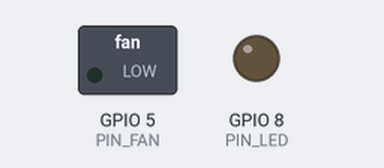
Simulated run of this sketch. Board: ESP32-C3. Parts: switched loads named in the sketch (green lamp = pin HIGH), output pins drawn as LEDs (lit = HIGH). What the sketch prints to the serial monitor is not drawn.

Above: at 0.0 s.
At 19.6 s:
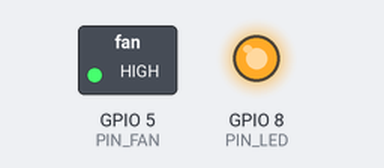
Timing chart, 0 to 21.1 s (numbered marks = the images above):
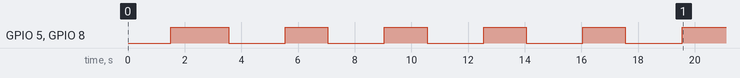

The sketch:

test_fan.ino
```cpp
/**
 * ============================================================
 * TEST QUẠT MINI 5V - ESP32-C3 SUPER MINI
 * ============================================================
 * Mục đích: Kiểm tra quạt mini hoạt động với chân 5V và GPIO5
 * KHÔNG cần WiFi, KHÔNG cần MQTT, KHÔNG cần Web Dashboard
 *
 * ĐẤU DÂY:
 *   Dây ĐỎ  (+) của quạt ──► Chân [ 5V  ] của ESP32-C3
 *   Dây ĐEN (-) của quạt ──► Chân [ GP5 ] (GPIO 5) của ESP32-C3
 *
 * CƠ CHẾ:
 *   GPIO5 = LOW  (0V)   → Quạt CHẠY  (chênh áp = 5V - 0V = 5V)
 *   GPIO5 = HIGH (3.3V) → Quạt DỪNG  (chênh áp = 5V - 3.3V ≈ 1.7V)
 *
 * CÁCH SỬ DỤNG:
 *   1. Nạp sketch này vào ESP32-C3
 *   2. Mở Serial Monitor ở tốc độ 115200 baud
 *   3. Quan sát quạt và đọc hướng dẫn trên Serial Monitor
 *   4. Gõ lệnh vào Serial Monitor để điều khiển:
 *        ON  → Bật quạt (GPIO5 = LOW)
 *        OFF → Tắt quạt (GPIO5 = HIGH)
 *        TEST → Tự động bật 2s rồi tắt 2s (lặp 5 lần)
 *        GND → Thử dùng chân G (GND thật) thay vì GPIO5
 * ============================================================
 */

#define PIN_FAN     5   // Dây ĐEN (-) cắm vào đây
#define PIN_LED     8   // LED onboard ESP32-C3 (báo trạng thái)

// LED onboard ESP32-C3: LOW = sáng, HIGH = tắt
#define LED_ON  LOW
#define LED_OFF HIGH

bool fanOn = false;

void setFan(bool state) {
  fanOn = state;
  if (state) {
    digitalWrite(PIN_FAN, LOW);   // GPIO5 = 0V → chênh 5V → quạt chạy
    digitalWrite(PIN_LED, LED_ON);
    Serial.println(">>> QUẠT: BẬT (GPIO5 = LOW = 0V) <<<");
    Serial.println("    Quạt phải đang CHẠY ngay bây giờ!");
  } else {
    digitalWrite(PIN_FAN, HIGH);  // GPIO5 = 3.3V → chênh ~1.7V → quạt dừng
    digitalWrite(PIN_LED, LED_OFF);
    Serial.println(">>> QUẠT: TẮT (GPIO5 = HIGH = 3.3V) <<<");
    Serial.println("    Quạt phải đã DỪNG ngay bây giờ!");
  }
}

void printMenu() {
  Serial.println("\n╔══════════════════════════════════════╗");
  Serial.println("║   TEST QUẠT MINI - ESP32-C3          ║");
  Serial.println("╠══════════════════════════════════════╣");
  Serial.println("║  Gõ lệnh vào Serial Monitor:         ║");
  Serial.println("║    ON   → Bật quạt (GPIO5 = LOW)     ║");
  Serial.println("║    OFF  → Tắt quạt (GPIO5 = HIGH)    ║");
  Serial.println("║    TEST → Tự test bật/tắt 5 lần      ║");
  Serial.println("║    GND  → Test với GND thật (chân G) ║");
  Serial.println("║    INFO → Hiển thị trạng thái        ║");
  Serial.println("╚══════════════════════════════════════╝");
  Serial.println();
}

void runAutoTest() {
  Serial.println("\n========== TỰ ĐỘNG TEST (5 lần bật/tắt) ==========");
  for (int i = 1; i <= 5; i++) {
    Serial.printf("\n--- Chu kỳ %d/5 ---\n", i);

    Serial.println("[BẬT] GPIO5 = LOW (0V) — Quạt phải CHẠY!");
    digitalWrite(PIN_FAN, LOW);
    digitalWrite(PIN_LED, LED_ON);
    delay(2000);

    Serial.println("[TẮT] GPIO5 = HIGH (3.3V) — Quạt phải DỪNG!");
    digitalWrite(PIN_FAN, HIGH);
    digitalWrite(PIN_LED, LED_OFF);
    delay(1500);
  }
  Serial.println("\n========== KẾT QUẢ KIỂM TRA ==========");
  Serial.println("Nếu quạt CHẠY khi BẬT và DỪNG khi TẮT → Mạch OK ✓");
  Serial.println("Nếu quạt KHÔNG CHẠY dù BẬT → Đọc hướng dẫn bên dưới:");
  Serial.println("  1. Kiểm tra dây ĐỎ cắm đúng chân 5V chưa?");
  Serial.println("  2. Kiểm tra dây ĐEN cắm đúng chân GP5 chưa?");
  Serial.println("  3. Quạt có thể cần dòng > 40mA → cần transistor");
  Serial.println("     Đo điện áp 2 đầu dây quạt khi BẬT = 5V là ổn");
  printMenu();
}

void runGndTest() {
  Serial.println("\n========== TEST VỚI CHÂN GND THẬT ==========");
  Serial.println("Chú ý: Bước này chỉ test phần nguồn, KHÔNG điều khiển được!");
  Serial.println("Hãy thử cắm dây ĐEN của quạt vào chân G (GND) của ESP32.");
  Serial.println("Nếu quạt CHẠY khi cắm vào G → Nguồn 5V OK, vấn đề ở GPIO5.");
  Serial.println("Nếu quạt KHÔNG CHẠY khi cắm vào G → Kiểm tra lại nguồn USB.");
  Serial.println();
  Serial.println("Sau khi test xong, cắm lại dây vào GP5 và gõ TEST.");
}

void setup() {
  Serial.begin(115200);
  delay(1500);

  // Cấu hình GPIO5: OUTPUT trước, rồi HIGH (quạt tắt)
  pinMode(PIN_FAN, OUTPUT);
  digitalWrite(PIN_FAN, HIGH);  // Quạt TẮT khi khởi động

  // Cấu hình LED onboard
  pinMode(PIN_LED, OUTPUT);
  digitalWrite(PIN_LED, LED_OFF);

  Serial.println("\n\n╔══════════════════════════════════════════╗");
  Serial.println("║   CHƯƠNG TRÌNH TEST QUẠT MINI 5V        ║");
  Serial.println("║   ESP32-C3 Super Mini - Không cần WiFi  ║");
  Serial.println("╚══════════════════════════════════════════╝");

  Serial.println("\n📌 ĐẤU DÂY:");
  Serial.println("   Dây ĐỎ  (+) quạt → chân [5V ] của ESP32");
  Serial.println("   Dây ĐEN (-) quạt → chân [GP5] của ESP32");

  // Tự động test ngay khi khởi động
  Serial.println("\n⏳ Tự động bật quạt sau 2 giây...");
  delay(2000);
  runAutoTest();
}

void loop() {
  if (Serial.available()) {
    String cmd = Serial.readStringUntil('\n');
    cmd.trim();
    cmd.toUpperCase();

    if (cmd == "ON") {
      setFan(true);
    }
    else if (cmd == "OFF") {
      setFan(false);
    }
    else if (cmd == "TEST") {
      runAutoTest();
    }
    else if (cmd == "GND") {
      runGndTest();
    }
    else if (cmd == "INFO") {
      Serial.printf("\n[Trạng thái] Quạt: %s | GPIO5 = %s\n",
        fanOn ? "BẬT" : "TẮT",
        fanOn ? "LOW (0V)" : "HIGH (3.3V)");
      Serial.printf("[GPIO] Đang đọc GPIO5 = %d\n", digitalRead(PIN_FAN));
      printMenu();
    }
    else if (cmd.length() > 0) {
      Serial.printf("Lệnh không hợp lệ: '%s'\n", cmd.c_str());
      printMenu();
    }
  }
}
```
